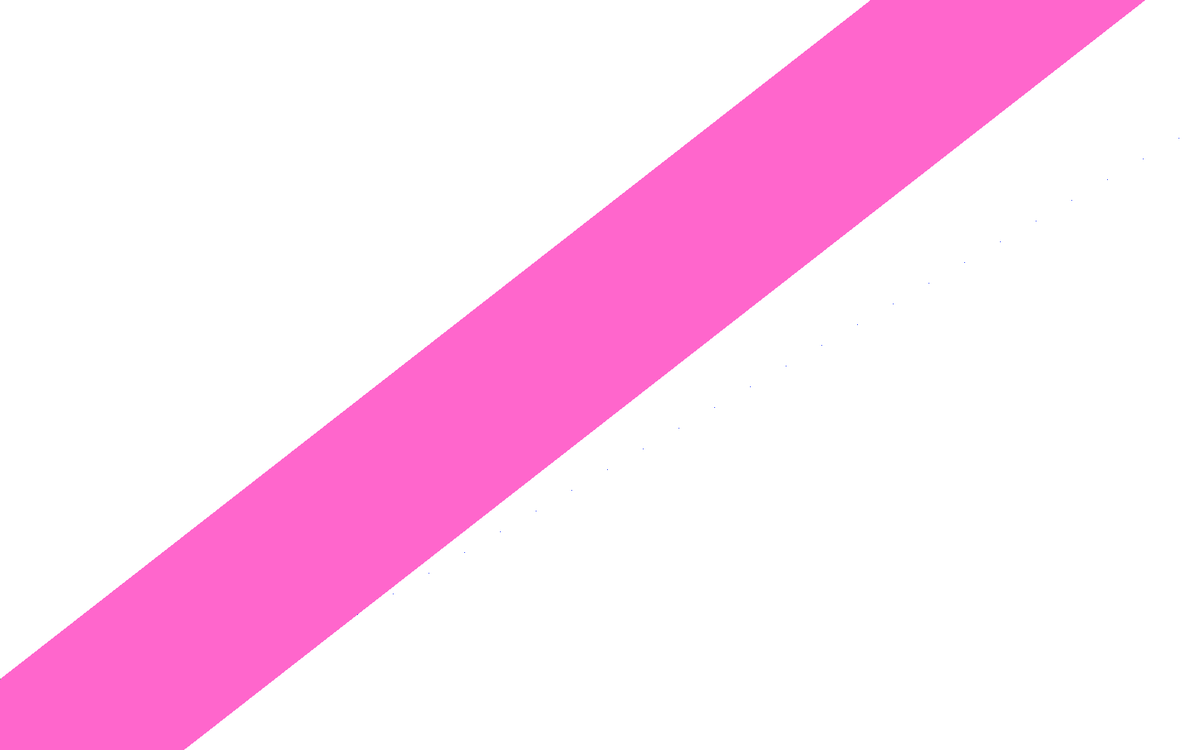
Frame 1 (no input)
Frame 60 (the mouse pressed at the canvas centre just before this capture): identical to frame 1, image omitted
Frame 120 (the mouse held since frame 60 and released just before this capture): identical to frame 1, image omitted

The Processing sketch that drew this single still picture (run headless with seeded random() and noise(); from frame 60 on, the mouse is pressed at the canvas centre):

// Processing sketch: Colorize_Domain
// ── Colorize_Domain.pde
color pink = color(255, 102, 204);
color grn = color(0, 255, 30);
color blu = color(0, 30, 255);
float val = .78;

void setup() {
    size(1680, 1050);
}

void draw() {
  background(#FFFFFF);
  loadPixels();
  for (int i = 0; i < pixels.length; i++) {
    int px = i % width;
    int py = floor(i / width);
    if((height-py < val*px+100)&&(height-py > val*px-200)) {
      pixels[i] = pink;
    }
    else if(height-py == .68*px+100) {
      pixels[i] = grn;
    }
    else if(height-py == .58*px-100) {
      pixels[i] = blu;
    }
  }
  updatePixels();
}

void mouseClicked() {
  if(mouseButton == LEFT) {val += .05;}
  else {val -= .05;}
  println(val);
}
